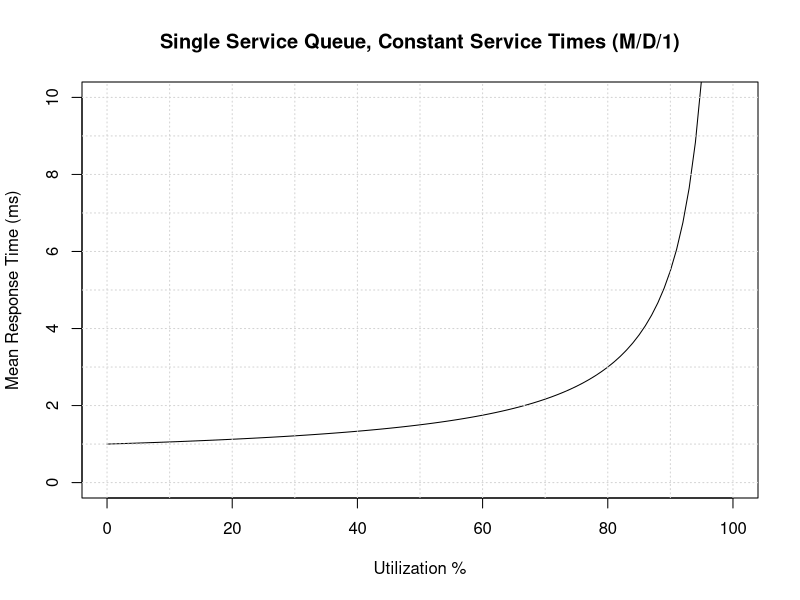

R code for this plot:
# util-md1.r	Queueing Theory M/D/1 mean response time vs utilization
#
# USAGE: R --save < util-md1.r		# generates util-md1.pdf
#
# See the "Tunables" section for defining the mean service time.
#
# Copyright 2012 Brendan Gregg.  All rights reserved.
#
# CDDL HEADER START
#
# The contents of this file are subject to the terms of the
# Common Development and Distribution License (the "License").
# You may not use this file except in compliance with the License.
#
# You can obtain a copy of the license at usr/src/OPENSOLARIS.LICENSE
# or http://www.opensolaris.org/os/licensing.
# See the License for the specific language governing permissions
# and limitations under the License.
#
# When distributing Covered Code, include this CDDL HEADER in each
# file and include the License file at usr/src/OPENSOLARIS.LICENSE.
# If applicable, add the following below this CDDL HEADER, with the
# fields enclosed by brackets "[]" replaced with your own identifying
# information: Portions Copyright [yyyy] [name of copyright owner]
#
# CDDL HEADER END
#
# 20-Oct-2012	Brendan Gregg	Created this.

# Tunables
svc_ms <- 1				# average disk I/O service time
pdf("util-md1.pdf", w=10, h=6)		# comment for interactive
util_min <- 0
util_max <- 100
ms_min <- 0
ms_max <- 10

# Plot mean response time vs utilization (M/D/1)
plot(x <- c(util_min:util_max), svc_ms * (2 - x/100) / (2 * (1 - x/100)),
    type="l", lty=1, lwd=1,
    xlim=c(util_min, util_max), ylim=c(ms_min, ms_max),
    xlab="Utilization %", ylab="Mean Response Time (ms)")

# Grids
abline(v=(seq(util_min, util_max, (util_max - util_min) / 10)),
    col="lightgray", lty="dotted")
abline(h=(seq(ms_min, ms_max, (ms_max - ms_min) / 10)),
    col="lightgray", lty="dotted")

title("Single Service Queue, Constant Service Times (M/D/1)")
